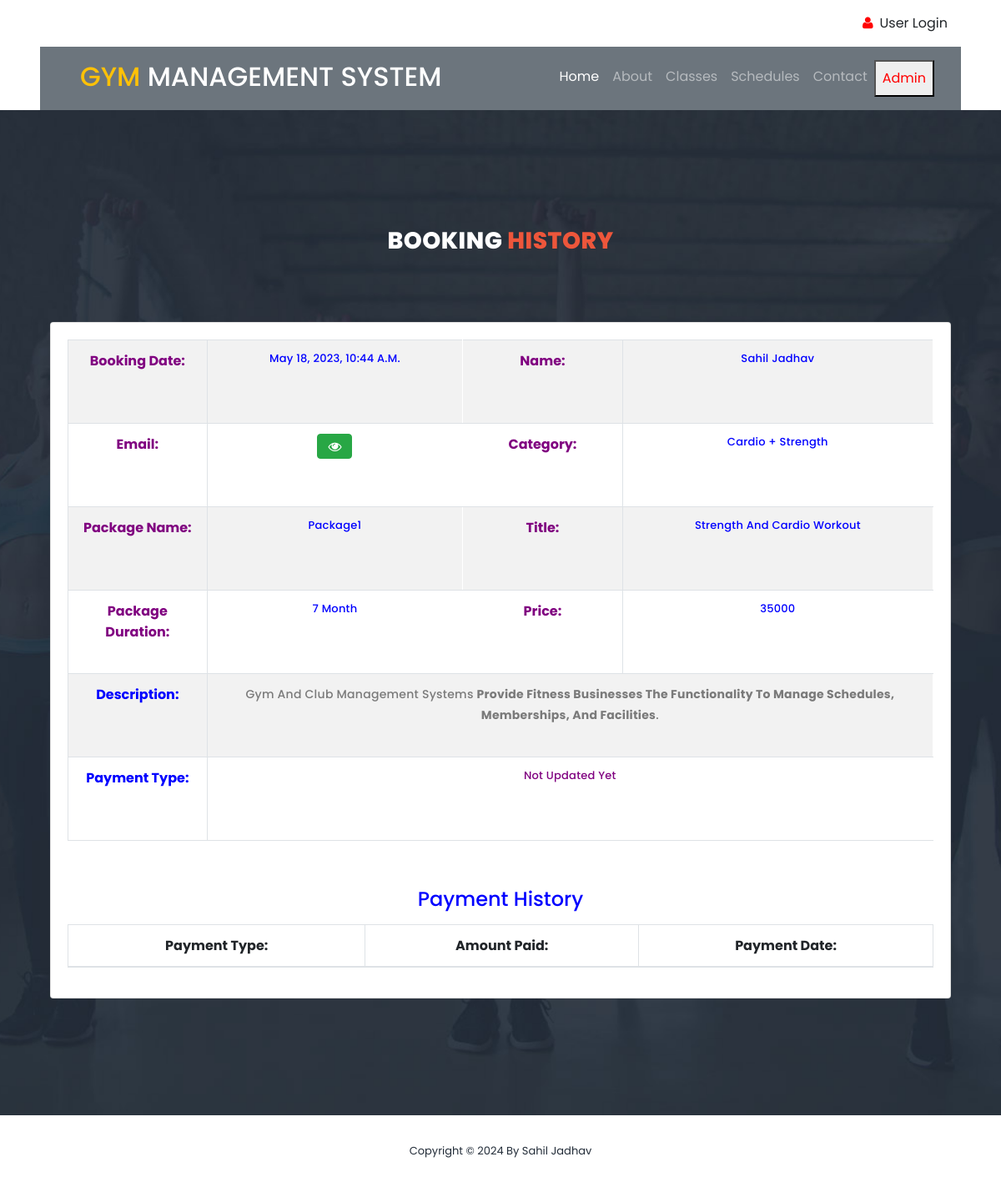
Page /booking_detail/7/ on the committed database.
### gym/models.py (models this page shows, shortened)
class Booking(models.Model):
    package = models.ForeignKey(Package, on_delete=models.CASCADE, null=True, blank=True)
    register = models.ForeignKey(Signup, on_delete=models.CASCADE, null=True, blank=True)
    bookingnumber = models.CharField(max_length=100, null=True, blank=True)
    status = models.IntegerField(choices=STATUS, default=1)
    creationdate = models.DateTimeField(auto_now_add=True)

class Package(models.Model):
    category = models.ForeignKey(Category, on_delete=models.CASCADE, null=True)
    packagename = models.ForeignKey(Packagetype, on_delete=models.CASCADE, null=True)
    titlename = models.CharField(max_length=200, null=True)
    packageduration = models.CharField(max_length=50, null=True)
    price = models.CharField(max_length=200, null=True)
    description = models.CharField(max_length=200, null=True)
    creationdate = models.DateTimeField(auto_now_add=True)

class Signup(models.Model):
    user = models.ForeignKey(User, on_delete=models.CASCADE, null=True)
    mobile = models.CharField(max_length=15, null=True)
    state = models.CharField(max_length=150, null=True)
    city = models.CharField(max_length=150, null=True)
    address = models.CharField(max_length=200, null=True)
    creationdate = models.DateTimeField(auto_now_add=True)

class Category(models.Model):
    categoryname = models.CharField(max_length=200, null=True)
    status = models.CharField(max_length=300, null=True)
    creationdate = models.DateTimeField(auto_now_add=True)

class Packagetype(models.Model):
    category = models.ForeignKey(Category, on_delete=models.CASCADE, null=True)
    packagename = models.CharField(max_length=200, null=True)
    creationdate = models.DateTimeField(auto_now_add=True)
    def __str__(self):
        return self.packagename

### gym/views.py (the view, shortened to what this page needs)
# urls.py: path('booking_detail/<int:pid>/', booking_detail, name="booking_detail"),
def booking_detail(request, pid):
    data = Booking.objects.get(id=pid)
    payment = Paymenthistory.objects.filter(booking=data)
    if request.user.is_staff:
        return render(request, "admin/admin_booking_detail.html", locals())
    else:
        return render(request, "user_booking_detail.html", locals())

### gym/templates/user_booking_detail.html (shortened to what this page needs)
{% load static %}
<link rel="stylesheet" href="https://cdnjs.cloudflare.com/ajax/libs/font-awesome/6.2.0/css/all.min.css" />
<html lang="en">
<head>
    <link rel="stylesheet" type="text/css" href="{% static 'assets/css/bootstrap.min.css' %}">
    <link rel="stylesheet" type="text/css" href="{% static 'assets/css/font-awesome.css' %}">
    <link rel="stylesheet" href="{% static 'assets/css/templatemo-training-studio.css' %}">
</head>
<div class="container-fluid py-3 px-lg-5 d-none d-lg-block">
    <div class="row">
        {% if request.user.is_authenticated %}
        <div class="col-md-6 text-center text-lg-left mb-2 mb-lg-0">
            <div class="d-inline-flex align-items-center">
                <a class="text-body pr-3" href="/user_profile/"><i style="color:red" class="fa fa-user mr-2"></i>My Profile</a>
                <a class="text-body px-3" href="/user_change_password/"><i style="color:red" class="fa fa-unlock-alt mr-2"></i>Change Password</a>
                <a class="text-body px-3" href="/user_logout/"><i style="color:red" class="fa fa-envelope mr-2"></i>Logout</a>
            </div>
        </div>
        {% else %}
        <div class="col-md-12 text-center text-lg-right">
            <div class="d-inline-flex align-items-center">
                <a class="text-body px-3"  href="/user_login/">
                    <i style="color:red" class="fa fa-user mr-2"></i>User Login</a>
            </div>
        </div>
        {% endif %}
    </div>
</div>
<div class="container-fluid position-relative nav-bar p-0">
    <div class="position-relative px-lg-5" style="z-index: 9;">
        <nav class="navbar navbar-expand-lg bg-secondary navbar-dark py-3 py-lg-3 pl-3 pl-lg-5">
            <a href="" >
                <h2 class="text-uppercase text-warning mb-1">Gym <span class="text-white">Management System</span>
                </h2>
            </a>
            <div class="collapse navbar-collapse justify-content-between px-3" id="navbarCollapse">
                <div class="navbar-nav ml-auto py-0">
                    <a href="/" class="nav-item nav-link active">Home</a>
                    <a href="#features" class="nav-item nav-link">About</a>
                    <a href="#our-classes" class="nav-item nav-link">Classes</a>
                    <a href="#schedule" class="nav-item nav-link ">Schedules</a>
                    <a href="#contact-us" class="nav-item nav-link">Contact</a>
                    {% if request.user.is_authenticated %}
                    <a href="/booking_history/" class="nav-item nav-link">Booking History</a>
                    {% else %}
                    <a href="#admin"><button style="color:red" class="nav-item nav-link">Admin</button></a>
                    {% endif %}
                </div>
            </div>
        </nav>
    </div>
</div>
<body>
<section class="section" id="schedule">
    <div class="container">
        <div class="row">
            <div class="col-lg-6 offset-lg-3">
                <div class="section-heading dark-bg">
                    <h2>Booking <em>History</em></h2>
                </div>
            </div>
        </div>
        <section class="content">
        <div class="container">
            <div class="row">
                <div class="col-12">
                    <div class="card">
                        <div class="card-body">
                            <table id="example" class="table table-bordered table-striped">
                                <tr>
                                    <th style="color:purple">Booking Date:</th>
                                    <td style="color:blue">{{data.package.creationdate}}</td>
                                    <th style="color:purple">Name:</th>
                                    <td style="color:blue">{{data.register.user.first_name}} {{data.register.user.last_name}}</td>
                                </tr>
                                <tr>
                                    <th style="color:purple">Email:</th>
                                    <td>
                                        <button type="button" class="btn btn-success" id="email-btn-{{forloop.counter}}" onclick="togglePassword('email-{{forloop.counter}}', this.id)"><i class="fa fa-eye"></i></button>
                                    </td>
                                    <th style="color:purple">Category:</th>
                                    <td style="color:blue">{{data.package.category.categoryname}}</td>
                                </tr>
                                <tr>
                                    <th style="color:purple">Package Name:</th>
                                    <td style="color:blue">{{data.package.packagename}}</td>
                                    <th style="color:purple">Title:</th>
                                    <td style="color:blue">{{data.package.titlename}}</td>
                                </tr>
                                <tr>
                                    <th style="color:purple">Package Duration:</th>
                                    <td style="color:blue">{{data.package.packageduration}}</td>
                                    <th style="color:purple">Price:</th>
                                    <td style="color:blue">{{data.package.price}}</td>
                                </tr>
                                <tr>
                                    <th style="color:blue">Description:</th>
                                    <td colspan="10" style="color:purple">{{data.package.description|safe}}</td>
                                </tr>
                                <tr>
                                    <th style="color:blue">Payment Type:</th>
                                    <td colspan="10" style="color:purple">{{data.get_status_display}}</td>
                                </tr>
                            </table>
                            <table id="example6" class="table table-bordered table-striped">
                                        <div class="card-body">
                                            <tr>
                                                <center>
                                                    <h4 style="color:blue">Payment History</h4>
                                                </center>
                                            </tr>
                                            <table id="example5" class="table table-bordered table-striped">
                                                <thead>
                                                <tr>
                                                    <th>Payment Type:</th>
                                                    <th>Amount Paid:</th>
                                                    <th>Payment Date:</th>
                                                </tr>
                                                </thead>
                                            </table>
                                        </div>
                            </table>
                        </div>
                    </div>
                </div>
            </div>
        </div>
        </section>
    </div>
</section>
<footer>
    <div class="container">
        <div class="row">
            <div class="col-lg-12">
                <p>Copyright &copy;
                    By Sahil Jadhav
                </p>
            </div>
        </div>
    </div>
</footer>
</body>
</html>

### gym/static/assets/css/templatemo-training-studio.css (style rules this page uses)
html, body, div, span, applet, object, iframe, h1, h2, h3, h4, h5, h6, p, blockquote, div pre, a, abbr, acronym, address, big, cite, code, del, dfn, em, font, img, ins, kbd, q, s, samp, small, strike, strong, sub, sup, tt, var, b, u, i, center, dl, dt, dd, ol, ul, li, figure, header, nav, section, article, aside, footer, figcaption { margin: 0; padding: 0; border: 0; outline: 0; }
header, nav, section, article, aside, footer, hgroup { display: block; }
* { box-sizing: border-box; }
html, body { font-family: 'Poppins', sans-serif; font-weight: 400; background-color: #fff; font-size: 16px; -ms-text-size-adjust: 100%; -webkit-font-smoothing: antialiased; -moz-osx-font-smoothing: grayscale; }
a { text-decoration: none !important; }
h1, h2, h3, h4, h5, h6 { margin-top: 0px; margin-bottom: 0px; }
p { font-size: 14px; line-height: 25px; color: #7a7a7a; }
html, body { background: #fff; font-family: 'Poppins', sans-serif; }
.section-heading { text-align: center; margin-top: 140px; margin-bottom: 80px; }
.section-heading h2 { font-size: 28px; font-weight: 800; color: #232d39; text-transform: uppercase; letter-spacing: 0.5px; margin-top: 0px; margin-bottom: 0px; }
.section-heading h2 em { font-style: normal; color: #ed563b; }
.dark-bg h2 { color: #fff; }
#schedule { padding: 0px 0px 140px 0px; background-image: url(../images/schedule-bg.jpg); background-position: center center; background-repeat: no-repeat; background-size: cover; }
#schedule table { width: 100%; text-align: center; border: 1px solid #fff; }
#schedule table tbody tr { border-bottom: 1px solid #fff; }
#schedule table tbody tr td { border-right: 1px solid #fff; height: 100px; }
#schedule table tr td { color: #fff; font-size: 13px; text-transform: capitalize; font-weight: 500; letter-spacing: 0.25px; }
footer { text-align: center; padding: 30px 0px; }
footer p { color: #232d39; font-size: 13px; }

### gym/templates/user_booking_detail.html (style rules this page uses)
td { padding:0px; }

### rows in the picture
Booking: package.creationdate "May 18, 2023, 10:44 A.m.", register.user.first_name "Sahil", register.user.last_name "Jadhav", package.category.categoryname "Cardio + Strength", package.packagename "Package1", package.titlename "Strength And Cardio Workout", package.packageduration "7 Month", package.price "35000", package.description "Gym And Club Management Systems Provide Fitness Businesses The Functionality To Manage Schedules, Memberships, And Facilities .", status "Not Updated Yet"
